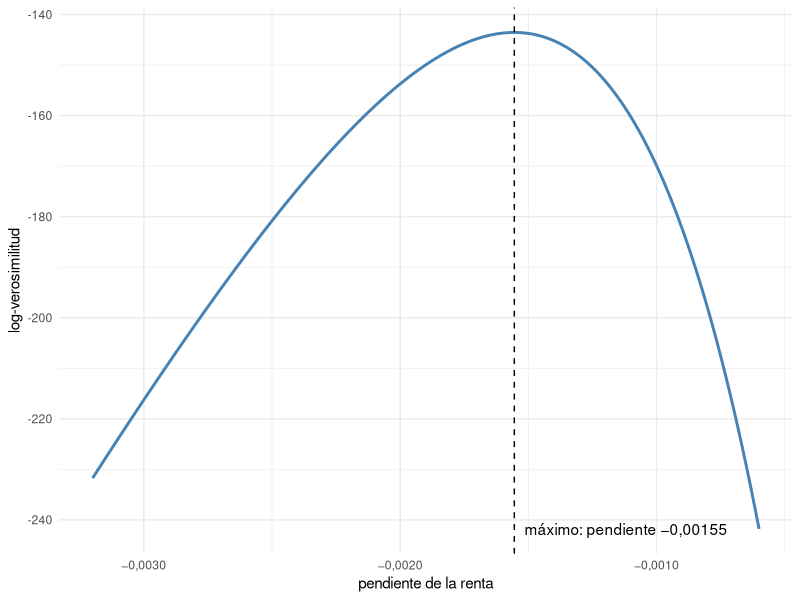

Here is the R script that generated this plot:
## ---- chunk 1
#| include: false
library(tidyverse)
tienda <- read_csv("data/tienda.csv", show_col_types = FALSE)
logit_r <- glm(descuento ~ renta, data = tienda, family = "binomial")
logit   <- glm(descuento ~ renta + edad + zona, data = tienda, family = "binomial")
nulo    <- glm(descuento ~ 1, data = tienda, family = "binomial")
coma <- function(x, d = 2) sub("^-", "−", format(round(x, d), decimal.mark = ",", big.mark = ".", nsmall = d))
## ---- chunk 2
#| fig-width: 7
#| fig-height: 3
b0 <- coef(logit_r)[1]
ll <- function(b1) {
  p <- plogis(b0 + b1 * tienda$renta)
  sum(tienda$descuento * log(p) + (1 - tienda$descuento) * log(1 - p))
}
curva <- tibble(b1 = seq(-0.0032, -0.0006, length.out = 200)) |> mutate(l = map_dbl(b1, ll))
ggplot(curva, aes(b1, l)) + geom_line(linewidth = 1, colour = "steelblue") +
  geom_vline(xintercept = coef(logit_r)[2], linetype = "dashed") +
  annotate("text", x = coef(logit_r)[2], y = min(curva$l), hjust = -0.05,
           label = paste0("máximo: pendiente ", coma(coef(logit_r)[2], 5))) +
  scale_x_continuous(labels = \(x) coma(x, 4)) +
  labs(x = "pendiente de la renta", y = "log-verosimilitud") + theme_minimal()
## ---- chunk 3
#| include: false
l0 <- as.numeric(logLik(nulo)); l1 <- as.numeric(logLik(logit_r)); l3 <- as.numeric(logLik(logit))
## ---- chunk 4
#| include: false
prob <- predict(logit, type = "response"); q <- predict(lm(descuento ~ renta + edad + zona, data = tienda))
